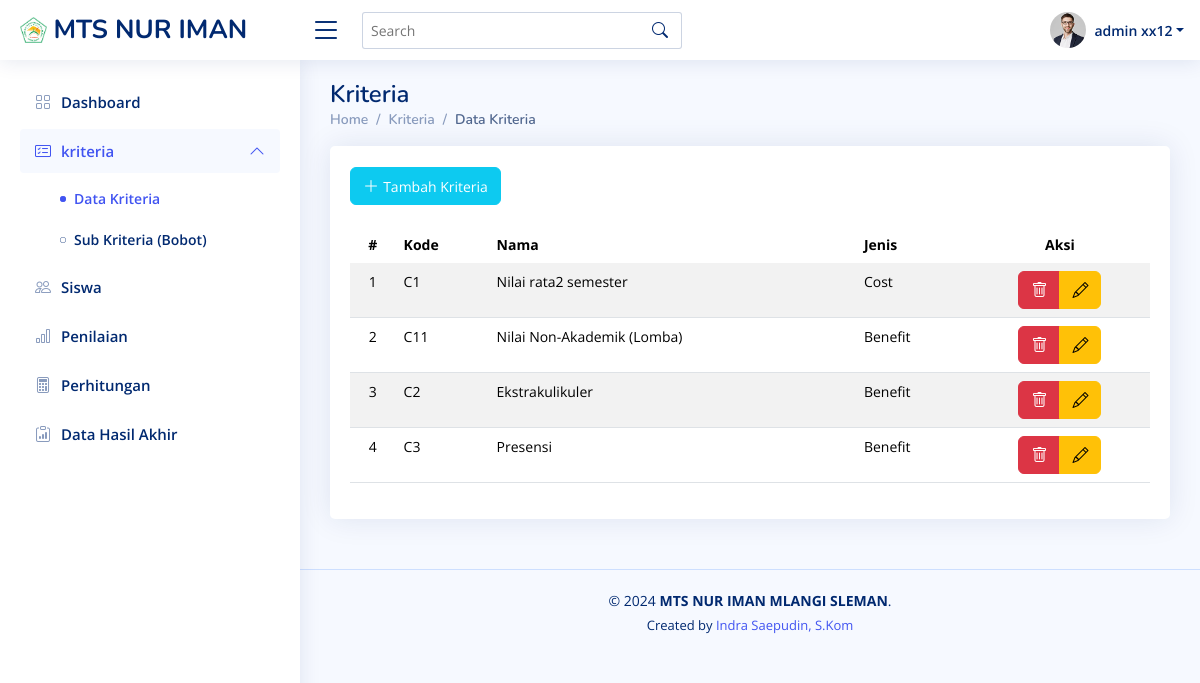
/data_kriteria.php (signed in), run on the app's committed database.
### tables this page shows
CREATE TABLE `kriteria` (
  `kode_kriteria` varchar(50) NOT NULL,
  `nama_kriteria` varchar(50) NOT NULL,
  `jenis_kriteria` varchar(50) NOT NULL
);

### kriteria/lihat_data.php (the view, shortened to what this page needs)
<div class="col-lg-12">
  <div class="card recent-sales overflow-auto">
    <div class="card-body">
      <div class="table-responsive"> <br>
        <button type="button" class="text-white btn btn-info bi bi-plus-lg">
          <a class="text-white small" href="kriteria/tambah_kriteria.php">Tambah Kriteria</a>
        </button><br><br>
        <table class="table table-striped datatable">
          <thead>
            <tr>
              <th scope="col" class="text-center">#</th>
              <th scope="col">Kode</th>
              <th scope="col">Nama</th>
              <th scope="col">Jenis</th>
              <th scope="col" class="text-center">Aksi</th>
            </tr>
          </thead>
          <tbody>
            <?php
            $query = "SELECT kode_kriteria, nama_kriteria, jenis_kriteria FROM kriteria";
            $result = $conn->query($query);
            if ($result->num_rows > 0) {
              $nomor = 1;
              while ($row = $result->fetch_assoc()) {
                echo "<tr>";
                echo "<td class='text-center'>{$nomor}</td>";
                echo "<td>{$row['kode_kriteria']}</td>";
                echo "<td>{$row['nama_kriteria']}</td>";
                echo "<td>{$row['jenis_kriteria']}</td>";
                echo "<td class='text-center'>";
                echo "<div class='btn-group' role='group'>";
                echo "<button class='btn btn-danger delete-kriteria' data-id='" . $row['kode_kriteria'] . "'><i class='bi bi-trash'></i></button>";
                echo "<a href='kriteria/edit_kriteria.php?id={$row['kode_kriteria']}' class='btn btn-warning'><i class='bi bi-pencil'></i></a>";
                echo "</div>";
                echo "</td>";
                echo "</tr>";
                $nomor++;
              }
            } else {
              echo "<tr><td colspan='5' class='text-center'>Tidak ada data kriteria.</td></tr>";
            }
            ?>
          </tbody>
        </table>
      </div>
    </div>
  </div>
</div>

### assets/template/NiceAdmin/assets/css/style.css (style rules this page uses)
:root { scroll-behavior: smooth; }
body { font-family: "Open Sans", sans-serif; background: #f6f9ff; color: #444444; }
a { color: #4154f1; text-decoration: none; }
.card { margin-bottom: 30px; border: none; border-radius: 5px; box-shadow: 0px 0 30px rgba(1, 41, 112, 0.1); }
.card-body { padding: 0 20px 20px 20px; }
.dashboard .recent-sales { font-size: 14px; }
.dashboard .recent-sales .table thead { background: #f6f6fe; }
.dashboard .recent-sales .table thead th { border: 0; }

### data on the page
kriteria: kode_kriteria "C1", nama_kriteria "Nilai rata2 semester", jenis_kriteria "Cost"
kriteria: kode_kriteria "C11", nama_kriteria "Nilai Non-Akademik (Lomba)", jenis_kriteria "Benefit"
kriteria: kode_kriteria "C2", nama_kriteria "Ekstrakulikuler", jenis_kriteria "Benefit"
kriteria: kode_kriteria "C3", nama_kriteria "Presensi", jenis_kriteria "Benefit"

### other printed values
$_SESSION['admin']['nama'] "admin xx12"
